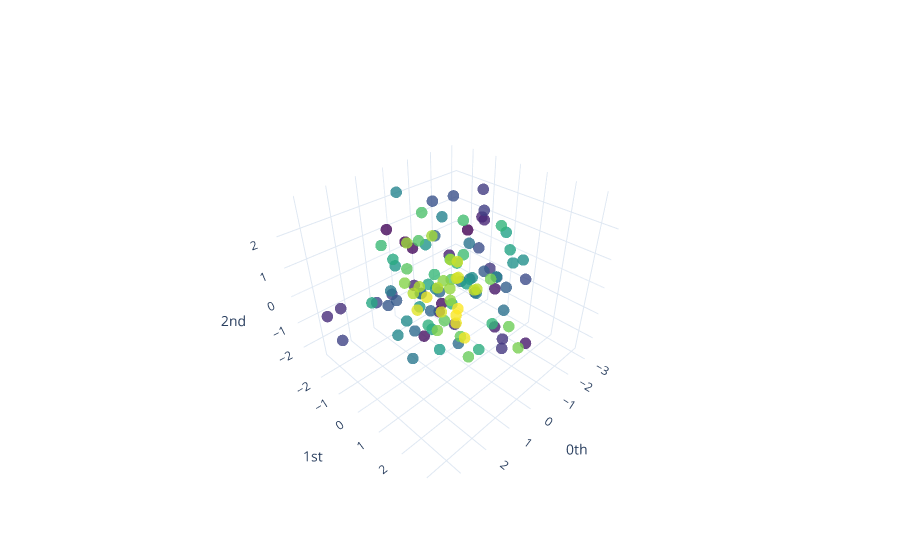

Notebook source saved alongside this figure:
### Code cell
right_embedded_pca = pca.fit_transform(right_embedded)
plot_point_cloud(right_embedded_pca)
